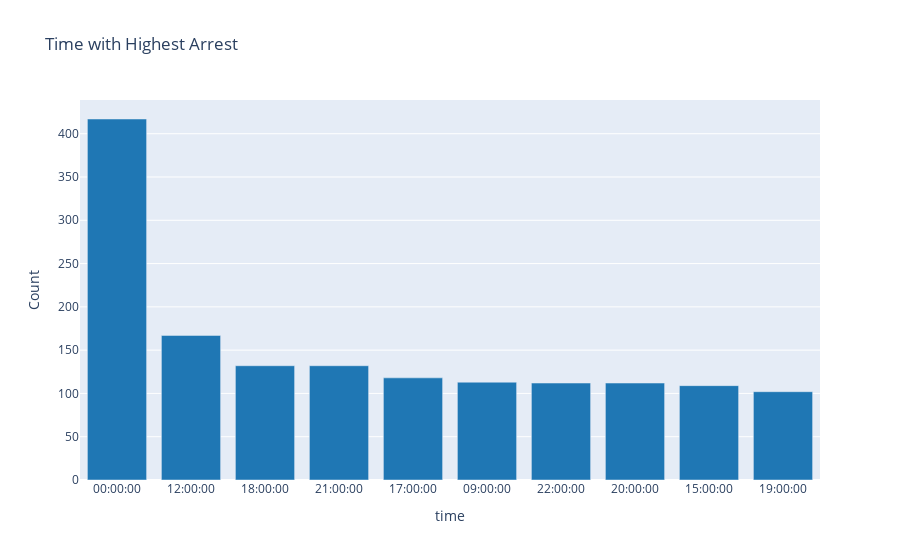

Notebook code cell kept with this figure:
### Code cell
# Chart: Bar plot (top times for clarity)
top_times = time_counts.head(10)
fig = px.bar(top_times, x='time', y='Count', title='Time with Highest Arrest',
    color_discrete_sequence=['#1f77b4',])
fig.show()

### Figure 1 — Plotly figure (JSON) as saved in the notebook; plotly's stock layout.template omitted (floating-point values rounded to 4 significant figures)
{"data": [{"alignmentgroup": "True", "hovertemplate": "time=%{x}<br>Count=%{y}<extra></extra>", "legendgroup": "", "marker": {"color": "#1f77b4", "pattern": {"shape": ""}}, "name": "", "offsetgroup": "", "orientation": "v", "showlegend": false, "textposition": "auto", "type": "bar", "x": ["00:00:00", "12:00:00", "18:00:00", "21:00:00", "17:00:00", "09:00:00", "22:00:00", "20:00:00", "15:00:00", "19:00:00"], "xaxis": "x", "y": [417, 167, 132, 132, 118, 113, 112, 112, 109, 102], "yaxis": "y"}], "layout": {"barmode": "relative", "legend": {"tracegroupgap": 0}, "title": {"text": "Time with Highest Arrest"}, "xaxis": {"anchor": "y", "domain": [0, 1], "title": {"text": "time"}}, "yaxis": {"anchor": "x", "domain": [0, 1], "title": {"text": "Count"}}}}
